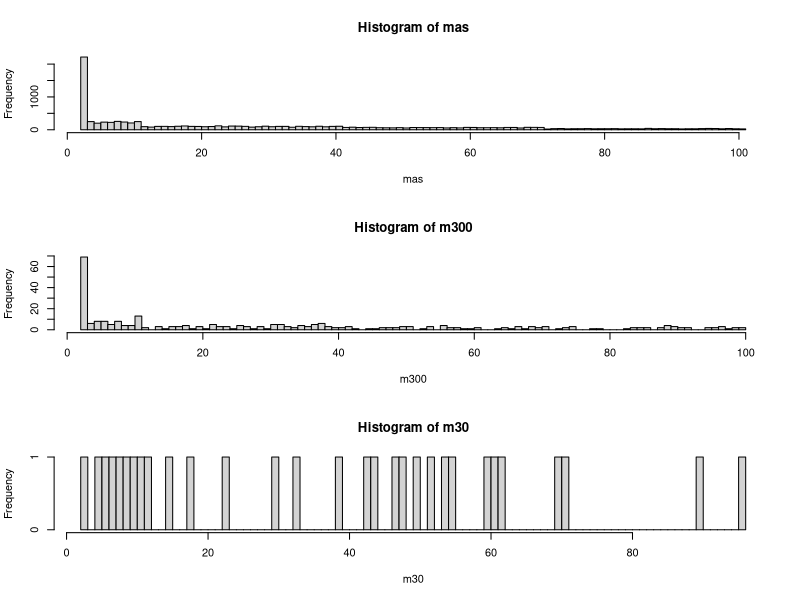

This chart was generated by the following R code:
n <- 100
m <- 10000
num <- double (n)
ver <- double (n)
ver_sum <- double (n)
mas <- double (m)
m300 <- double (300)
m30 <- double (30)

myRand = function(number)
{
	for(i in 1:n)
	{
		if (number <= ver_sum[i])
		{
			return (num[i])
		}
	}
	return (num[n - 1])
}

for (i in 1:n)
{
	num[i] <- i + 1
	ver_sum[i] <- 0
}

step <- 1
ver[1] <- 0.2

for (i in 2:10)
{
	ver[i] <- 0.2 / 9
}

k <- 0.30
step <- 11

while (k > 0)
{
	for (i in (0 + step):(30 + step))
	{
		ver[i] <- k / 30
	}
	step <- step + 30
	k <- k - 0.1
}

for (i in 1:n)
{
	for (j in 1:(i))
	{
		ver_sum[i] <- ver_sum[i] + ver[j]
	}
}

for (i in 1:m){
	mas[i] <- myRand(runif(1, 0, 1))
}

for (i in 1:300)
{
	m300[i] <- mas[sample(1:10000, 1)]
}

m30[1] <- mas[sample(1:10000, 1)]
i <- 2
k <- 1
while (i < 31)
{
	m30[i] <- mas[sample(1:10000, 1)]
	while(k < i)
	{
		if (m30[i] == m30[k])
		{
			m30[i] <- mas[sample(1:10000, 1)]
			k <- 1
		}
		else
		{
			k <- k + 1
		}
	}
	k <- 1
	i <- i + 1
}

Mx <- 0
Dx <- 0
for(i in 1:n)
{
	Mx <- Mx + num[i] * ver[i] 
	Dx <- Dx + num[i] * num[i] * ver[i]
}
Dx <- Dx - Mx * Mx
cat("Mx_d = ", Mx, "\n")
cat("Dx_d = ", Dx, "\n")

cat("Mx_300 = ", mean(m300), "\n")
cat("Dx_300 = ", var(m300), "\n")
cat("Mx_30 = ", mean(m30), "\n")
cat("Dx_30 = ", var(m30), "\n")


par (mfrow = c(3,1))
hist(mas, breaks = 100)
hist(m300, breaks = 100)
hist(m30, breaks = 100)
